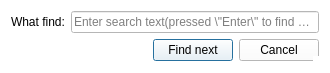
<?xml version="1.0" encoding="UTF-8"?>
<ui version="4.0">
 <class>searchDialog</class>
 <widget class="QDialog" name="searchDialog">
  <property name="windowModality">
   <enum>Qt::NonModal</enum>
  </property>
  <property name="geometry">
   <rect>
    <x>0</x>
    <y>0</y>
    <width>330</width>
    <height>73</height>
   </rect>
  </property>
  <property name="sizePolicy">
   <sizepolicy hsizetype="Preferred" vsizetype="Preferred">
    <horstretch>37</horstretch>
    <verstretch>0</verstretch>
   </sizepolicy>
  </property>
  <property name="minimumSize">
   <size>
    <width>0</width>
    <height>0</height>
   </size>
  </property>
  <property name="maximumSize">
   <size>
    <width>9999</width>
    <height>9999</height>
   </size>
  </property>
  <property name="windowTitle">
   <string>Search</string>
  </property>
  <property name="windowIcon">
   <iconset>
    <normaloff>../icos/About.png</normaloff>../icos/About.png</iconset>
  </property>
  <property name="styleSheet">
   <string notr="true">background-color: rgb(255, 255, 255);</string>
  </property>
  <property name="sizeGripEnabled">
   <bool>true</bool>
  </property>
  <property name="modal">
   <bool>false</bool>
  </property>
  <layout class="QVBoxLayout" name="verticalLayout_2">
   <item>
    <layout class="QVBoxLayout" name="verticalLayout">
     <property name="sizeConstraint">
      <enum>QLayout::SetDefaultConstraint</enum>
     </property>
     <item>
      <layout class="QHBoxLayout" name="horizontalLayout">
       <item>
        <widget class="QLabel" name="label">
         <property name="text">
          <string>What find:</string>
         </property>
        </widget>
       </item>
       <item>
        <widget class="QLineEdit" name="lineEdit">
         <property name="placeholderText">
          <string>Enter search text(pressed \&quot;Enter\&quot; to find next)</string>
         </property>
        </widget>
       </item>
      </layout>
     </item>
     <item>
      <layout class="QHBoxLayout" name="horizontalLayout_2">
       <item>
        <spacer name="horizontalSpacer">
         <property name="orientation">
          <enum>Qt::Horizontal</enum>
         </property>
         <property name="sizeHint" stdset="0">
          <size>
           <width>40</width>
           <height>20</height>
          </size>
         </property>
        </spacer>
       </item>
       <item>
        <widget class="QPushButton" name="pushButton">
         <property name="text">
          <string>Find next</string>
         </property>
         <property name="icon">
          <iconset resource="../rizekqsseditor.qrc">
           <normaloff>:/ico/icos/Zoom.png</normaloff>:/ico/icos/Zoom.png</iconset>
         </property>
         <property name="normal" stdset="0">
          <bool>true</bool>
         </property>
        </widget>
       </item>
       <item>
        <widget class="QPushButton" name="pushButton_2">
         <property name="text">
          <string>Cancel</string>
         </property>
         <property name="icon">
          <iconset resource="../rizekqsseditor.qrc">
           <normaloff>:/ico/icos/remove.png</normaloff>:/ico/icos/remove.png</iconset>
         </property>
         <property name="normal" stdset="0">
          <bool>true</bool>
         </property>
        </widget>
       </item>
      </layout>
     </item>
    </layout>
   </item>
  </layout>
 </widget>
 <resources>
  <include location="../rizekqsseditor.qrc"/>
 </resources>
 <connections>
  <connection>
   <sender>pushButton_2</sender>
   <signal>clicked()</signal>
   <receiver>searchDialog</receiver>
   <slot>reject()</slot>
   <hints>
    <hint type="sourcelabel">
     <x>321</x>
     <y>86</y>
    </hint>
    <hint type="destinationlabel">
     <x>184</x>
     <y>54</y>
    </hint>
   </hints>
  </connection>
 </connections>
</ui>
